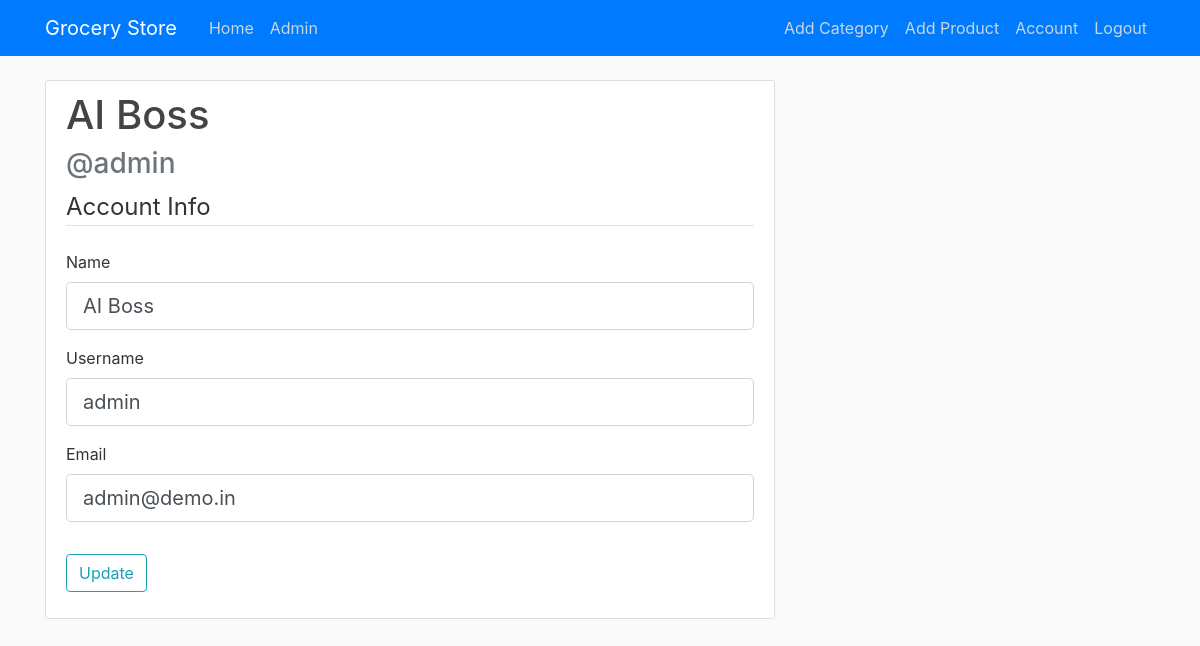
Page /account (signed in) on the earlier database version.
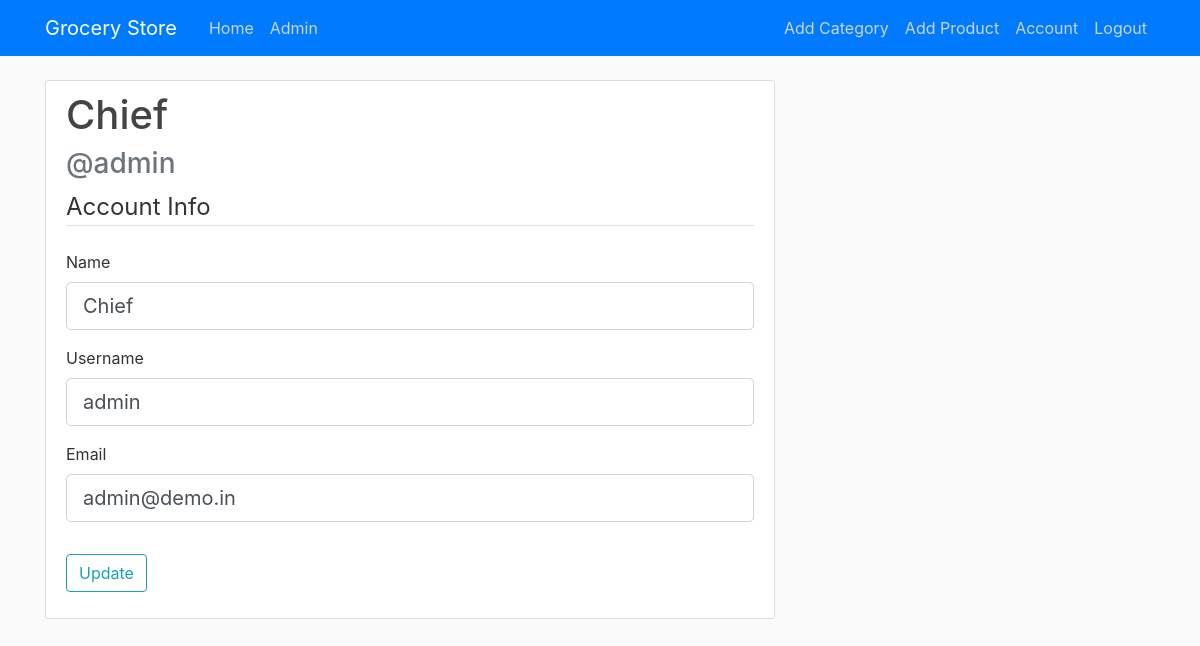
Same page on the later database version.
### grocerystore/models.py (models this page shows)
class User(db.Model, UserMixin):
    id = db.Column(db.Integer, primary_key=True)
    name = db.Column(db.String(32), nullable=False)
    username = db.Column(db.String(16), unique=True, nullable=False)
    email = db.Column(db.String(64), unique=True, nullable=False)
    is_admin = db.Column(db.Boolean, nullable=False, default=False)
    password = db.Column(db.String(256), nullable=False)

### grocerystore/routes.py (the view)
@app.route('/account', methods=['GET', 'POST'])
@login_required
def account():
    form = UpdateAccountForm()
    if form.validate_on_submit():
        current_user.name = form.name.data
        current_user.username = form.username.data
        current_user.email = form.email.data
        db.session.commit()
        flash('Your account has been updated!', 'success')
        return redirect(url_for('account'))
    elif request.method == 'GET':
        form.name.data = current_user.name
        form.username.data = current_user.username
        form.email.data = current_user.email
    return render_template('account.html', title='Account', form=form)

### grocerystore/forms.py (shortened to what this page needs)
class UpdateAccountForm(FlaskForm):
    name = StringField('Name', validators=[DataRequired(), Length(min=4, max=32)])
    username = StringField('Username', validators=[DataRequired(), Length(min=4, max=16)])
    email = StringField('Email', validators=[DataRequired(), Email()])
    submit = SubmitField('Update')

### grocerystore/models.py (called while the page is built)
@login_manager.user_loader
def load_user(user_id):
    return User.query.get(int(user_id))

### grocerystore/templates/account.html (shortened to what this page needs)
{% extends "layout.html" %}
{% block content %}
  <div class="content-section">
    <div class="media">
      <div class="media-body">
        <h2 class="account-heading">{{ current_user.name }}</h2>
        <h3 class="text-secondary">@{{ current_user.username }}</h3>
      </div>
    </div>
    <form method="POST" action="" enctype="multipart/form-data">
      <fieldset class="form-group">
        <legend class="border-bottom mb-4">Account Info</legend>
        <div class="form-group">
          {{ form.name.label(class="form-control-label") }}
          {% if form.name.errors %}
            {{ form.name(class="form-control form-control-lg is-invalid") }}
            <div class="invalid-feedback">
              {% for error in form.name.errors %}
              <span>{{ error }}</span>
              {% endfor %}
            </div>
          {% else %}
            {{ form.name(class="form-control form-control-lg") }}
          {% endif %}
        </div>
        <div class="form-group">
          {{ form.username.label(class="form-control-label") }}
          {% if form.username.errors %}
            {{ form.username(class="form-control form-control-lg is-invalid") }}
            <div class="invalid-feedback">
              {% for error in form.username.errors %}
              <span>{{ error }}</span>
              {% endfor %}
            </div>
          {% else %}
            {{ form.username(class="form-control form-control-lg") }}
          {% endif %}
        </div>
        <div class="form-group">
          {{ form.email.label(class="form-control-label") }}
          {% if form.email.errors %}
            {{ form.email(class="form-control form-control-lg is-invalid") }}
            <div class="invalid-feedback">
              {% for error in form.email.errors %}
                <span>{{ error }}</span>
              {% endfor %}
            </div>
          {% else %}
            {{ form.email(class="form-control form-control-lg") }}
          {% endif %}
        </div>
      </fieldset>
      <div class="form-group">
        {{ form.submit(class="btn btn-outline-info") }}
      </div>
    </form>
  </div>
{% endblock content %}

Differences in the rows shown:
changed User "admin": name "AI Boss" → "Chief"
